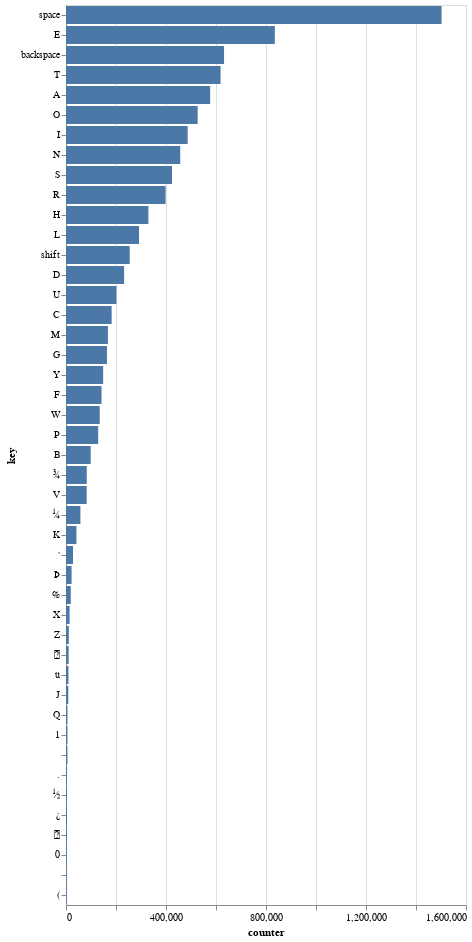

Notebook source saved alongside this figure:
### Code cell
def grouped_by_key(df,col):
    values = []
    for index, row in df.iterrows():
        values.append({'key': index, 'counter': int(row[col])})
    return values
grouped_data = grouped_by_key(df_all_raw.groupby('key').count(),'command')
grouped_df = alt.Data(values = grouped_data)

alt.Chart(grouped_df).mark_bar().encode(
 x = 'counter:Q',
 y = alt.Y('key:O', sort = alt.Sort(field = 'counter', order='descending')),
).transform_filter('datum.counter > 2000')

### Figure 1 — Vega-Lite specification as saved in the notebook (floating-point values rounded to 4 significant figures)
{"config": {"view": {"continuousWidth": 400, "continuousHeight": 300}}, "data": {"values": [{"key": "", "counter": 115}, {"key": "\t", "counter": 294}, {"key": "\f", "counter": 2}, {"key": "\r", "counter": 5801}, {"key": "\u0011", "counter": 3711}, {"key": "\u0012", "counter": 448}, {"key": "\u0013", "counter": 4}, {"key": "\u0014", "counter": 10530}, {"key": "\u001b", "counter": 15}, {"key": "!", "counter": 2}, {"key": "\"", "counter": 20}, {"key": "#", "counter": 526}, {"key": "$", "counter": 118}, {"key": "%", "counter": 19020}, {"key": "&", "counter": 1248}, {"key": "'", "counter": 28006}, {"key": "(", "counter": 2204}, {"key": ",", "counter": 6}, {"key": "-", "counter": 75}, {"key": ".", "counter": 4150}, {"key": "0", "counter": 3229}, {"key": "1", "counter": 5827}, {"key": "2", "counter": 1004}, {"key": "3", "counter": 528}, {"key": "4", "counter": 650}, {"key": "5", "counter": 812}, {"key": "6", "counter": 246}, {"key": "7", "counter": 480}, {"key": "8", "counter": 296}, {"key": "9", "counter": 1793}, {"key": ";", "counter": 820}, {"key": "=", "counter": 318}, {"key": "A", "counter": 576705}, {"key": "B", "counter": 98777}, {"key": "C", "counter": 182607}, {"key": "D", "counter": 232455}, {"key": "E", "counter": 835376}, {"key": "F", "counter": 142144}, {"key": "G", "counter": 163798}, {"key": "H", "counter": 329565}, {"key": "I", "counter": 486631}, {"key": "J", "counter": 9099}, {"key": "K", "counter": 41741}, {"key": "L", "counter": 292080}, {"key": "M", "counter": 167705}, {"key": "N", "counter": 456863}, {"key": "O", "counter": 526708}, {"key": "P", "counter": 128787}, {"key": "Q", "counter": 5990}, {"key": "R", "counter": 398386}, {"key": "S", "counter": 423938}, {"key": "T", "counter": 618294}, {"key": "U", "counter": 201873}, {"key": "V", "counter": 82799}, {"key": "W", "counter": 134920}, {"key": "X", "counter": 14323}, {"key": "Y", "counter": 148650}, {"key": "Z", "counter": 11242}, {"key": "[", "counter": 210}, {"key": "]", "counter": 54}, {"key": "`", "counter": 54}, {"key": "a", "counter": 44}, {"key": "b", "counter": 53}, {"key": "backspace", "counter": 632218}, {"key": "c", "counter": 8}, {"key": "d", "counter": 28}, {"key": "e", "counter": 42}, {"key": "f", "counter": 5}, {"key": "h", "counter": 2}, {"key": "i", "counter": 30}, {"key": "k", "counter": 18}, {"key": "m", "counter": 20}, {"key": "n", "counter": 22}, {"key": "o", "counter": 6}, {"key": "p", "counter": 7}, {"key": "shift", "counter": 254853}, {"key": "space", "counter": 1502270}, {"key": "z", "counter": 10}, {"key": "{", "counter": 9}, {"key": "", "counter": 32}, {"key": "¡", "counter": 8}, {"key": "¢", "counter": 2}, {"key": "§", "counter": 2}, {"key": "¨", "counter": 10}, {"key": "©", "counter": 8}, {"key": "", "counter": 2450}, {"key": "®", "counter": 149}, {"key": "¯", "counter": 115}, {"key": "°", "counter": 2}, {"key": "¶", "counter": 1}, {"key": "·", "counter": 6}, {"key": "º", "counter": 1528}, {"key": "»", "counter": 525}, {"key": "¼", "counter": 57640}, {"key": "½", "counter": 4033}, {"key": "¾", "counter": 83066}, {"key": "¿", "counter": 4002}, {"key": "À", "counter": 68}, {"key": "Û", "counter": 228}, {"key": "Ü", "counter": 292}, {"key": "Ý", "counter": 42}, {"key": "Þ", "counter": 22367}, {"key": "à", "counter": 89}, {"key": "á", "counter": 2}, {"key": "â", "counter": 8}, {"key": "é", "counter": 97}, {"key": "ü", "counter": 9776}, {"key": "ÿ", "counter": 38}]}, "mark": "bar", "encoding": {"x": {"type": "quantitative", "field": "counter"}, "y": {"type": "ordinal", "field": "key", "sort": {"field": "counter", "order": "descending"}}}, "transform": [{"filter": "datum.counter > 2000"}], "$schema": "https://vega.github.io/schema/vega-lite/v4.0.2.json"}
